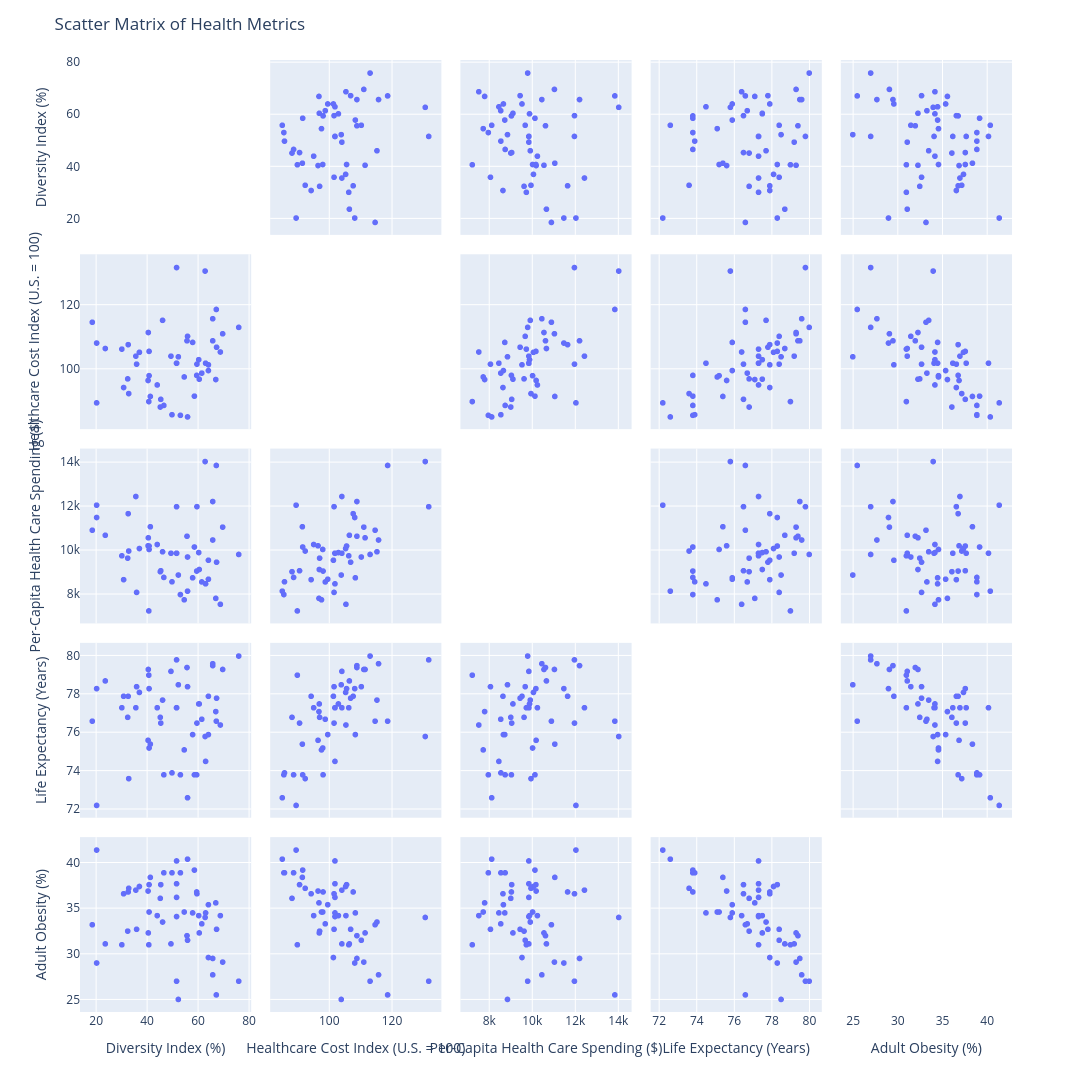

Notebook code cell kept with this figure:
### Markdown cell above
## Exploratory Analysis

### Code cell
fig = px.scatter_matrix(
    df,
    dimensions=[
        "Diversity Index (%)",
        "Healthcare Cost Index (U.S. = 100)",
        "Per-Capita Health Care Spending ($)",
        "Life Expectancy (Years)",
        "Adult Obesity (%)",
    ],
    hover_name="State",)
fig.update_layout(
    title=dict(text='Scatter Matrix of Health Metrics'),
    dragmode='select',
    width=1400,
    height=1400,
    hovermode='closest',
)
fig.update_traces(diagonal_visible=False)
fig.show()

### Figure 1 — Plotly figure (JSON) as saved in the notebook; plotly's stock layout.template omitted (floating-point values rounded to 4 significant figures)
{"data": [{"diagonal": {"visible": false}, "dimensions": [{"axis": {"matches": true}, "label": "Diversity Index (%)", "values": [53.1, 62.8, 61.5, 49.8, 69.7, 52.3, 55.7, 59.6, 67.2, 64.1, 64.1, 51.6, 76.0, 35.9, 60.3, 41.3, 30.8, 45.4, 32.8, 58.6, 18.5, 67.3, 51.6, 45.2, 40.5, 55.9, 40.8, 30.1, 40.8, 68.8, 23.6, 65.8, 63.0, 65.8, 57.9, 32.6, 40.4, 59.5, 46.1, 44.0, 51.6, 49.4, 54.6, 35.6, 46.6, 67.0, 40.7, 20.2, 51.6, 60.5, 55.9, 20.2, 37.0, 32.4, 51.6]}, {"axis": {"matches": true}, "label": "Healthcare Cost Index (U.S. = 100)", "values": [85.6, 130.7, 98.8, 85.8, 111.1, 103.9, 108.9, 101.6, 118.7, 101.4, 99.6, 101.9, 113.1, 101.6, 103.0, 91.5, 94.3, 90.6, 92.4, 91.6, 114.7, 106.9, 131.8, 88.2, 111.5, 85.1, 98.0, 106.3, 105.6, 105.4, 106.5, 115.8, 101.9, 108.9, 108.4, 107.7, 96.5, 98.1, 115.3, 95.1, 101.9, 104.1, 97.6, 104.1, 88.7, 96.8, 89.9, 108.2, 101.9, 96.9, 110.3, 89.5, 105.3, 97.0, 101.9]}, {"axis": {"matches": true}, "label": "Per-Capita Health Care Spending ($)", "values": [7980.0, 14040.0, 8556.0, 8562.0, 11050.0, 8871.0, 10640.0, 11990.0, 13860.0, 9545.0, 8680.0, 9864.0, 9808.0, 8078.0, 9895.0, 11070.0, 8660.0, 9066.0, 9964.0, 10150.0, 10910.0, 9456.0, 11980.0, 9023.0, 10570.0, 8135.0, 10040.0, 9747.0, 10190.0, 7536.0, 10680.0, 10470.0, 8469.0, 12220.0, 8744.0, 11670.0, 10200.0, 9052.0, 9931.0, 10260.0, 9864.0, 9864.0, 7741.0, 12450.0, 8761.0, 7807.0, 7233.0, 11490.0, 9864.0, 9123.0, 9693.0, 12060.0, 10080.0, 9640.0, 9864.0]}, {"axis": {"matches": true}, "label": "Life Expectancy (Years)", "values": [73.8, 75.8, 76.7, 73.9, 79.3, 78.5, 79.4, 76.5, 76.6, 77.9, 75.9, 77.3, 80.0, 78.4, 77.5, 75.4, 77.9, 76.5, 73.6, 73.8, 76.6, 77.8, 79.8, 76.8, 79.3, 72.6, 75.2, 77.3, 78.3, 76.4, 78.7, 79.6, 74.5, 79.5, 75.9, 77.9, 75.6, 73.8, 77.7, 77.3, 77.3, 79.2, 75.1, 77.3, 73.8, 77.1, 79.0, 78.3, 77.3, 77.5, 78.4, 72.2, 78.1, 76.8, 77.3]}, {"axis": {"matches": true}, "label": "Adult Obesity (%)", "values": [38.9, 34.0, 33.3, 38.9, 29.1, 25.0, 32.0, 36.6, 25.5, 29.6, 35.4, 40.2, 27.0, 32.7, 34.2, 38.4, 36.6, 37.6, 37.2, 39.2, 33.2, 32.7, 27.0, 36.1, 32.3, 40.4, 34.6, 31.0, 37.6, 34.2, 31.1, 27.7, 34.5, 29.5, 34.5, 36.8, 36.9, 36.8, 33.5, 34.2, 36.2, 31.1, 34.6, 37.0, 38.9, 35.6, 31.0, 29.0, 37.7, 32.3, 31.5, 41.4, 37.4, 32.5, 34.1]}], "hovertemplate": "<b>%{hovertext}</b><br><br>%{xaxis.title.text}=%{x}<br>%{yaxis.title.text}=%{y}<extra></extra>", "hovertext": ["Alabama", "Alaska", "Arizona", "Arkansas", "California", "Colorado", "Connecticut", "Delaware", "District of Columbia", "Florida", "Georgia", "Guam", "Hawaii", "Idaho", "Illinois", "Indiana", "Iowa", "Kansas", "Kentucky", "Louisiana", "Maine", "Maryland", "Massachusetts", "Michigan", "Minnesota", "Mississippi", "Missouri", "Montana", "Nebraska", "Nevada", "New Hampshire", "New Jersey", "New Mexico", "New York", "North Carolina", "North Dakota", "Ohio", "Oklahoma", "Oregon", "Pennsylvania", "Puerto Rico", "Rhode Island", "South Carolina", "South Dakota", "Tennessee", "Texas", "Utah", "Vermont", "Virgin Islands", "Virginia", "Washington", "West Virginia", "Wisconsin", "Wyoming", "🇺🇸 U.S. State and Territory Average"], "legendgroup": "", "marker": {"color": "#636efa", "symbol": "circle"}, "name": "", "showlegend": false, "type": "splom"}], "layout": {"dragmode": "select", "height": 1400, "hovermode": "closest", "legend": {"tracegroupgap": 0}, "margin": {"t": 60}, "title": {"text": "Scatter Matrix of Health Metrics"}, "width": 1400}}
